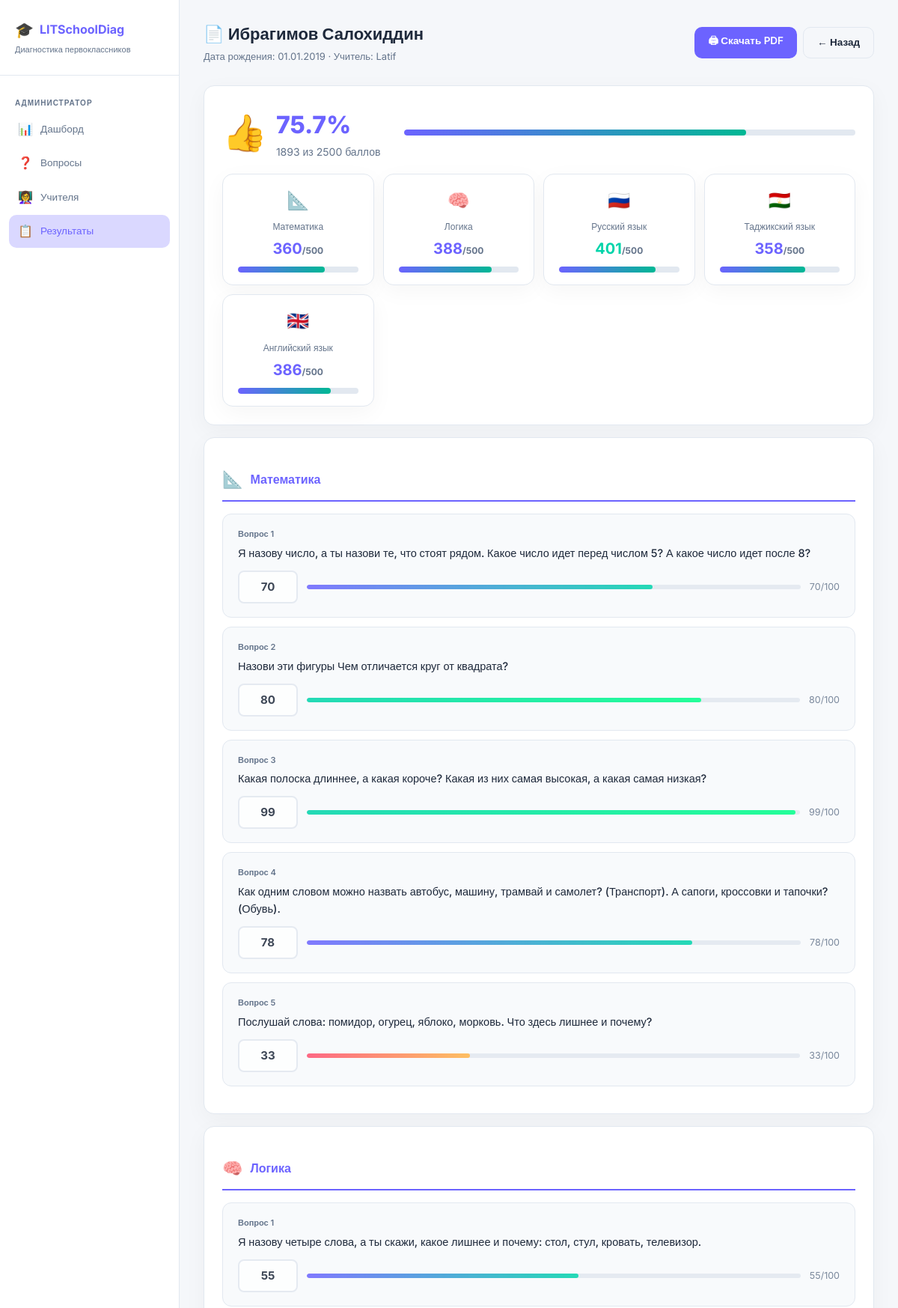
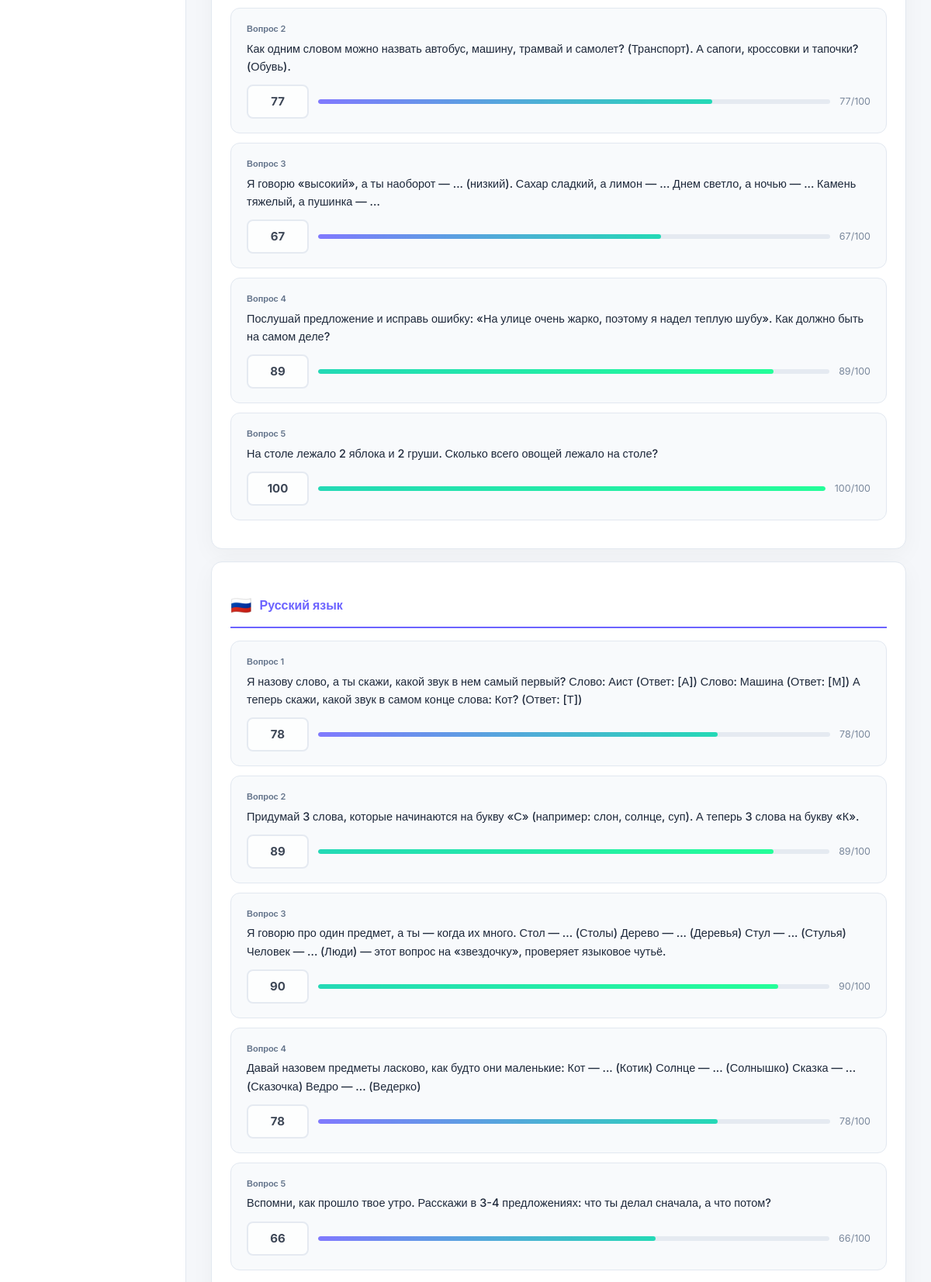
The app's page /admin/results/2 (signed in, upper part) with its own data (2 pictures, top to bottom).
### models.py (models this page shows, shortened)
class Student(db.Model):
    __tablename__ = 'students'
    id = db.Column(db.Integer, primary_key=True)
    full_name = db.Column(db.String(150), nullable=False)
    birth_date = db.Column(db.Date, nullable=False)
    created_at = db.Column(db.DateTime, default=datetime.utcnow)
    sessions = db.relationship('TestSession', backref='student', lazy=True)

class User(UserMixin, db.Model):
    __tablename__ = 'users'
    id = db.Column(db.Integer, primary_key=True)
    username = db.Column(db.String(80), unique=True, nullable=False)
    password_hash = db.Column(db.String(256), nullable=False)
    full_name = db.Column(db.String(150), nullable=False)
    role = db.Column(db.String(20), nullable=False, default='teacher')
    is_active = db.Column(db.Boolean, default=True)
    created_at = db.Column(db.DateTime, default=datetime.utcnow)
    sessions = db.relationship('TestSession', backref='teacher', lazy=True)
    def is_admin(self):
        return self.role == 'admin'

class Answer(db.Model):
    __tablename__ = 'answers'
    id = db.Column(db.Integer, primary_key=True)
    session_id = db.Column(db.Integer, db.ForeignKey('test_sessions.id'), nullable=False)
    question_id = db.Column(db.Integer, db.ForeignKey('questions.id'), nullable=False)
    score = db.Column(db.Integer, default=0)

class Subject(db.Model):
    __tablename__ = 'subjects'
    id = db.Column(db.Integer, primary_key=True)
    name_ru = db.Column(db.String(100), nullable=False)
    icon = db.Column(db.String(10), default='📚')
    order = db.Column(db.Integer, default=0)
    questions = db.relationship('Question', backref='subject', lazy=True,
                                 order_by='Question.order')

class Question(db.Model):
    __tablename__ = 'questions'
    id = db.Column(db.Integer, primary_key=True)
    subject_id = db.Column(db.Integer, db.ForeignKey('subjects.id'), nullable=False)
    text = db.Column(db.Text, nullable=False)
    description = db.Column(db.Text)
    order = db.Column(db.Integer, default=0)
    created_at = db.Column(db.DateTime, default=datetime.utcnow)
    answers = db.relationship('Answer', backref='question', lazy=True, cascade='all, delete-orphan')

### admin_bp.py (the view)
@admin_bp.route('/results/<int:sid>')
@login_required
@admin_required
def result_detail(sid):
    session = TestSession.query.get_or_404(sid)
    subjects = Subject.query.order_by(Subject.order).all()
    return render_template('admin/result_detail.html', session=session, subjects=subjects)

### admin_bp.py (called while the page is built)
def admin_required(f):
    @wraps(f)
    def decorated(*args, **kwargs):
        if not current_user.is_authenticated or not current_user.is_admin():
            flash('Доступ запрещён', 'error')
            return redirect(url_for('auth.login'))
        return f(*args, **kwargs)
    return decorated

### models.py (called while the page is built)
    def total_score(self):
        return sum(a.score for a in self.answers) if self.answers else 0

    def max_score(self):
        return len(self.answers) * 100 if self.answers else 0

    def percentage(self):
        m = self.max_score()
        return round(self.total_score() / m * 100, 1) if m > 0 else 0

    def score_by_subject(self):
        scores = {}
        for a in self.answers:
            sid = a.question.subject_id
            subj = a.question.subject
            if sid not in scores:
                scores[sid] = {'name': subj.name_ru, 'icon': subj.icon,
                               'total': 0, 'count': 0}
            scores[sid]['total'] += a.score
            scores[sid]['count'] += 1
        return scores

### templates/admin/result_detail.html (shortened to what this page needs)
{% extends 'base.html' %}
{% block content %}
<div class="topbar">
  <div class="page-title">
    <h1>📄 {{ session.student.full_name }}</h1>
    <p>Дата рождения: {{ session.student.birth_date.strftime('%d.%m.%Y') }} · Учитель: {{ session.teacher.full_name }}</p>
  </div>
  <div class="flex gap-2">
    <button onclick="window.print()" class="btn btn-primary">🖨 Скачать PDF</button>
    <a href="{{ url_for('admin.results') }}" class="btn btn-outline">← Назад</a>
  </div>
</div>
{% set pct = session.percentage() %}
<div class="card mb-4">
  <div class="flex items-center gap-3 mb-4">
    <div style="font-size:48px">
      {% if pct >= 80 %}🏆{% elif pct >= 50 %}👍{% else %}📚{% endif %}
    </div>
    <div>
      <div style="font-size:32px;font-weight:800;color:{% if pct >= 80 %}#00d4aa{% elif pct >= 50 %}#6c63ff{% else %}#ff4f70{% endif %}">
        {{ pct }}%
      </div>
      <div class="text-muted">{{ session.total_score() }} из {{ session.max_score() }} баллов</div>
    </div>
    <div style="flex:1; margin-left:20px">
      <div class="progress-bar-wrap">
        <div class="progress-bar-fill" style="width:{{ pct }}%"></div>
      </div>
    </div>
  </div>
  <div style="display:grid;grid-template-columns:repeat(auto-fit,minmax(180px,1fr));gap:12px">
  {% set scores = session.score_by_subject() %}
  {% for subj_id, data in scores.items() %}
  {% set s_max = data.count * 100 %}
  {% set s_pct = (data.total / s_max * 100) | round(1) if s_max > 0 else 0 %}
  <div class="card card-sm" style="text-align:center">
    <div style="font-size:24px;margin-bottom:6px">{{ data.icon }}</div>
    <div style="font-size:12px;color:var(--muted);margin-bottom:4px">{{ data.name }}</div>
    <div style="font-size:20px;font-weight:700;color:{% if s_pct >= 80 %}#00d4aa{% elif s_pct >= 50 %}#6c63ff{% else %}#ff4f70{% endif %}">
      {{ data.total }}<span style="font-size:12px;color:var(--muted)">/{{ s_max }}</span>
    </div>
    <div class="progress-bar-wrap" style="margin-top:8px">
      <div class="progress-bar-fill" style="width:{{ s_pct }}%"></div>
    </div>
  </div>
  {% endfor %}
  </div>
</div>
{% set answers_map = {} %}
{% for a in session.answers %}{% set _ = answers_map.update({a.question_id: a.score}) %}{% endfor %}
{% for subject in subjects %}
{% if subject.questions %}
<div class="card mb-4">
  <div class="subject-header">
    <span class="subj-icon">{{ subject.icon }}</span>
    <h3>{{ subject.name_ru }}</h3>
  </div>
  {% for q in subject.questions %}
  {% set sc = answers_map.get(q.id, 0) %}
  <div class="question-item">
    <div class="question-num">Вопрос {{ loop.index }}</div>
    <div class="question-text">{{ q.text }}</div>
    <div class="score-input-wrap" style="pointer-events:none;opacity:0.85">
      <div class="score-field" style="background:var(--card)">{{ sc }}</div>
      <div class="score-bar">
        <div class="score-bar-fill" style="width:{{ sc }}%;{% if sc >= 80 %}background:linear-gradient(90deg,#00d4aa,#00ff88){% elif sc >= 50 %}background:linear-gradient(90deg,#6c63ff,#00d4aa){% else %}background:linear-gradient(90deg,#ff4f70,#ffb547){% endif %}"></div>
      </div>
      <span class="text-muted text-sm">{{ sc }}/100</span>
    </div>
  </div>
  {% endfor %}
</div>
{% endif %}
{% endfor %}
{% endblock %}

### static/css/style.css (style rules this page uses)
:root { --bg: #f5f7fa; --bg2: #ffffff; --card: #ffffff; --card2: #f8fafc; --border: #e2e8f0; --primary: #6c63ff; --primary-h: #5a52d5; --primary-glow: rgba(108,99,255,0.25); --accent: #00b894; --danger: #ff4f70; --warn: #ffb547; --text: #1e293b; --muted: #64748b; --radius: 14px; --shadow: 0 8px 30px rgba(0,0,0,0.04); }
*, *::before, *::after { box-sizing: border-box; margin: 0; padding: 0; }
body { font-family: 'Inter', sans-serif; background: var(--bg); color: var(--text); min-height: 100vh; font-size: 14px; line-height: 1.6; }
.topbar { display: flex; align-items: center; justify-content: space-between; margin-bottom: 28px; }
.page-title h1 { font-size: 22px; font-weight: 700; }
.page-title p { color: var(--muted); font-size: 13px; margin-top: 2px; }
.card { background: var(--card); border: 1px solid var(--border); border-radius: var(--radius); padding: 24px; box-shadow: var(--shadow); }
.card-sm { padding: 16px 20px; }
.btn { display: inline-flex; align-items: center; gap: 6px; padding: 9px 18px; border-radius: 10px; font-size: 13.5px; font-weight: 600; cursor: pointer; border: none; transition: all 0.2s; text-decoration: none; font-family: inherit; }
.btn-primary { background: var(--primary); color: #fff; }
.btn-outline { background: transparent; border: 1px solid var(--border); color: var(--text); }
.score-input-wrap { position: relative; display: flex; align-items: center; gap: 12px; }
.score-field { width: 80px; padding: 8px 12px; border-radius: 8px; background: var(--bg2); border: 2px solid var(--border); color: var(--text); font-size: 15px; font-weight: 700; text-align: center; font-family: inherit; transition: border-color 0.2s; }
.score-bar { flex: 1; height: 6px; background: var(--border); border-radius: 3px; overflow: hidden; }
.score-bar-fill { height: 100%; border-radius: 3px; transition: width 0.3s, background 0.3s; background: linear-gradient(90deg, var(--primary), var(--accent)); }
.question-item { background: var(--card2); border: 1px solid var(--border); border-radius: 12px; padding: 18px 20px; margin-bottom: 12px; }
.question-num { font-size: 11px; font-weight: 600; color: var(--muted); margin-bottom: 4px; }
.question-text { font-size: 14.5px; font-weight: 500; margin-bottom: 12px; }
.subject-header { display: flex; align-items: center; gap: 10px; padding: 14px 0 10px; border-bottom: 2px solid var(--primary); margin-bottom: 16px; }
.subject-header .subj-icon { font-size: 22px; }
.subject-header h3 { font-size: 16px; font-weight: 700; color: var(--primary); }
.progress-bar-wrap { background: var(--border); border-radius: 100px; height: 8px; overflow: hidden; }
.progress-bar-fill { height: 100%; border-radius: 100px; background: linear-gradient(90deg, var(--primary), var(--accent)); transition: width 0.6s; }
.flex { display: flex; }
.gap-2 { gap: 8px; }
.gap-3 { gap: 12px; }
.items-center { align-items: center; }
.mb-4 { margin-bottom: 16px; }
.text-muted { color: var(--muted); }
.text-sm { font-size: 12.5px; }

### records on screen
Student: student.full_name "Ибрагимов Салохиддин", student.birth_date "01.01.2019"
User: teacher.full_name "Latif"
Answer: total_score "1893"
Subject: name "Математика", icon "📐", name_ru "Математика"
Subject: name "Логика", icon "🧠", name_ru "Логика"
Subject: icon "🇷🇺", name "Русский язык", icon "🇷🇺", name_ru "Русский язык"
Subject: icon "🇹🇯", name "Таджикский язык"
Subject: icon "🇬🇧", name "Английский язык"
Question: text "Я назову число, а ты назови те, что стоят рядом. Какое число идет перед числом 5? А какое число идет после 8?", sc "70"
Question: text "Назови эти фигуры Чем отличается круг от квадрата?", sc "80"
Question: text "Какая полоска длиннее, а какая короче? Какая из них самая высокая, а какая самая низкая?", sc "99"
Question: text "Как одним словом можно назвать автобус, машину, трамвай и самолет? (Транспорт). А сапоги, кроссовки и тапочки? (Обувь).", sc "78"
Question: text "Послушай слова: помидор, огурец, яблоко, морковь. Что здесь лишнее и почему?", sc "33"
Question: text "Я назову четыре слова, а ты скажи, какое лишнее и почему: стол, стул, кровать, телевизор.", sc "55"
Question: text "Как одним словом можно назвать автобус, машину, трамвай и самолет? (Транспорт). А сапоги, кроссовки и тапочки? (Обувь).", sc "77"
Question: text "Я говорю «высокий», а ты наоборот — ... (низкий). Сахар сладкий, а лимон — ... Днем светло, а ночью — ... Камень тяжелый, а пушинка — ...", sc "67"
Question: text "Послушай предложение и исправь ошибку: «На улице очень жарко, поэтому я надел теплую шубу». Как должно быть на самом деле?", sc "89"
Question: text "На столе лежало 2 яблока и 2 груши. Сколько всего овощей лежало на столе?", sc "100"
Question: text "Я назову слово, а ты скажи, какой звук в нем самый первый? Слово: Аист (Ответ: [А]) Слово: Машина (Ответ: [М]) А теперь скажи, какой звук в самом конце слова: Кот? (Ответ: [Т])", sc "78"
Question: text "Придумай 3 слова, которые начинаются на букву «С» (например: слон, солнце, суп). А теперь 3 слова на букву «К».", sc "89"
Question: text "Я говорю про один предмет, а ты — когда их много. Стол — ... (Столы) Дерево — ... (Деревья) Стул — ... (Стулья) Человек — ... (Люди) — этот вопрос на «звездочку», проверяет языковое чутьё.", sc "90"
Question: text "Давай назовем предметы ласково, как будто они маленькие: Кот — ... (Котик) Солнце — ... (Солнышко) Сказка — ... (Сказочка) Ведро — ... (Ведерко)", sc "78"
Question: text "Вспомни, как прошло твое утро. Расскажи в 3-4 предложениях: что ты делал сначала, а что потом?", sc "66"

### other values on screen
{{ pct }} "75.7"
{{ session.max_score() }} "2500"
{{ data.icon }} "📐" "🧠"
{{ data.total }} "360" "388" "401" "358" "386"
{{ s_max }} "500" "500" "500" "500" "500"
